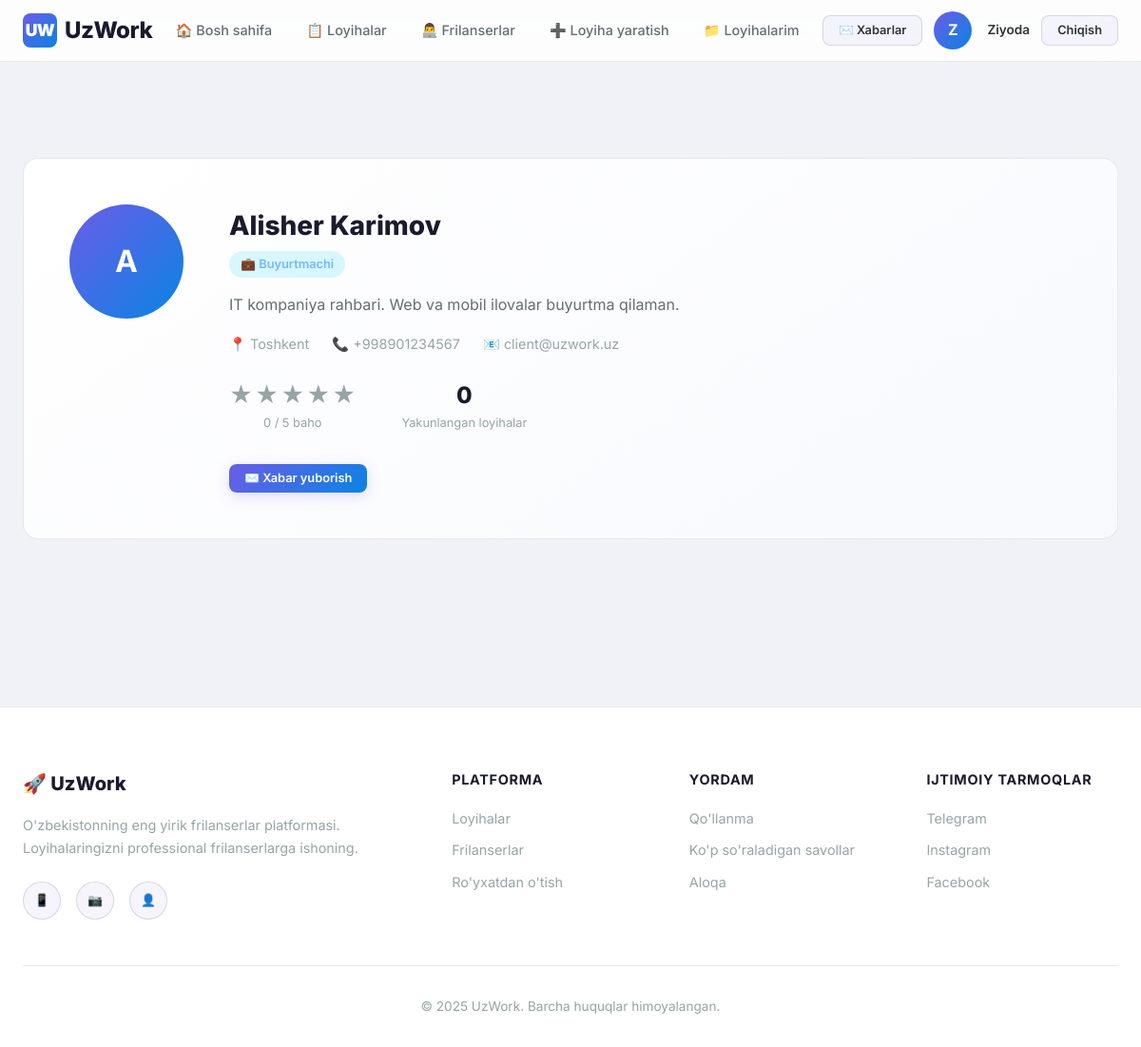
Screenshot of /accounts/profile/buyurtmachi/ (signed in) with the database file from the repository.
### accounts/models.py (models this page shows, shortened)
class User(AbstractUser):
    ROLE_CHOICES = (
        ('client', 'Buyurtmachi'),
        ('freelancer', 'Frilanser'),
        ('admin', 'Administrator'),
    )
    role = models.CharField(max_length=20, choices=ROLE_CHOICES, default='client', verbose_name="Rol")
    phone = models.CharField(max_length=20, blank=True, verbose_name="Telefon raqam")
    avatar = models.ImageField(upload_to='avatars/', blank=True, null=True, verbose_name="Profil rasmi")
    bio = models.TextField(blank=True, verbose_name="O'zi haqida")
    skills = models.CharField(max_length=500, blank=True, verbose_name="Ko'nikmalar",
                              help_text="Vergul bilan ajrating: masalan, Python, Django, JavaScript")
    location = models.CharField(max_length=100, blank=True, verbose_name="Joylashuv")
    portfolio_url = models.URLField(blank=True, verbose_name="Portfolio havolasi")
    date_joined_display = models.DateTimeField(auto_now_add=True, verbose_name="Ro'yxatdan o'tgan sana")
    class Meta:
        verbose_name = "Foydalanuvchi"
        verbose_name_plural = "Foydalanuvchilar"
    @property
    def average_rating(self):
        from reviews.models import Review
        avg = Review.objects.filter(freelancer=self).aggregate(avg=Avg('rating'))['avg']
        return round(avg, 1) if avg else 0
    @property
    def skills_list(self):
        if self.skills:
            return [s.strip() for s in self.skills.split(',') if s.strip()]
        return []
    @property
    def completed_projects_count(self):
        if self.role == 'freelancer':
            return self.assigned_projects.filter(status='completed').count()
        return self.client_projects.filter(status='completed').count()
    @property
    def is_freelancer(self):
        return self.role == 'freelancer'
    @property
    def is_client(self):
        return self.role == 'client'
    @property
    def is_admin_user(self):
        return self.role == 'admin' or self.is_superuser

### accounts/views.py (the view)
# urls.py: path('profile/<str:username>/', views.profile_view, name='profile'),
@login_required
def profile_view(request, username):
    user = get_object_or_404(User, username=username)
    reviews = Review.objects.filter(freelancer=user).select_related('reviewer', 'project')[:10]
    context = {
        'profile_user': user,
        'reviews': reviews,
    }
    return render(request, 'accounts/profile.html', context)

### templates/accounts/profile.html (shortened to what this page needs)
{% extends 'base.html' %}
{% load humanize %}
{% block content %}
<div class="page-header">
</div>
<div class="container" style="padding-bottom: var(--space-3xl);">
    <div class="profile-header">
        <div>
            {% if profile_user.avatar %}
                <img src="{{ profile_user.avatar.url }}" class="avatar avatar-xl" alt="">
            {% else %}
                <div class="avatar-placeholder avatar-xl">{{ profile_user.first_name|first|default:profile_user.username|first }}</div>
            {% endif %}
        </div>
        <div class="profile-info" style="flex:1;">
            <h1>{{ profile_user.get_full_name|default:profile_user.username }}</h1>
            <span class="profile-role {{ profile_user.role }}">
                {% if profile_user.is_freelancer %}👨‍💻 Frilanser{% elif profile_user.is_client %}💼 Buyurtmachi{% else %}⚙️ Administrator{% endif %}
            </span>
            {% if profile_user.bio %}
            <p style="color:var(--text-secondary); margin-bottom:var(--space-md);">{{ profile_user.bio }}</p>
            {% endif %}
            <div style="display:flex; gap:var(--space-lg); flex-wrap:wrap; color:var(--text-muted); font-size:0.9rem;">
                {% if profile_user.location %}
                <span>📍 {{ profile_user.location }}</span>
                {% endif %}
                {% if profile_user.phone %}
                <span>📞 {{ profile_user.phone }}</span>
                {% endif %}
                {% if profile_user.email %}
                <span>📧 {{ profile_user.email }}</span>
                {% endif %}
            </div>
            <div class="profile-stats">
                <div class="stat">
                    <div class="stat-value">
                        <span class="stars">
                            {% for i in "12345" %}
                                {% if forloop.counter <= profile_user.average_rating %}★{% else %}<span class="star-empty">★</span>{% endif %}
                            {% endfor %}
                        </span>
                    </div>
                    <div class="stat-label">{{ profile_user.average_rating }} / 5 baho</div>
                </div>
                <div class="stat">
                    <div class="stat-value">{{ profile_user.completed_projects_count }}</div>
                    <div class="stat-label">Yakunlangan loyihalar</div>
                </div>
            </div>
            <div class="mt-2 d-flex gap-1">
                {% if request.user == profile_user %}
                    <a href="{% url 'profile_edit' %}" class="btn btn-primary btn-sm">✏️ Tahrirlash</a>
                {% else %}
                    {% if request.user.is_authenticated %}
                    <a href="{% url 'chat' username=profile_user.username %}" class="btn btn-primary btn-sm">✉️ Xabar yuborish</a>
                    {% endif %}
                {% endif %}
            </div>
        </div>
    </div>
</div>
{% endblock %}

### templates/base.html (shortened to what this page needs)
{% load static %}
<!DOCTYPE html>
<html lang="uz">
<head>
    <link rel="stylesheet" href="{% static 'css/style.css' %}">
</head>
<body>
    <nav class="navbar" id="navbar">
        <div class="container">
            <a href="{% url 'home' %}" class="navbar-brand">
                <div class="logo-icon">UW</div>
                UzWork
            </a>
            <ul class="navbar-nav" id="navMenu">
                <li><a href="{% url 'home' %}" {% if request.resolver_match.url_name == 'home' %}class="active"{% endif %}>🏠 Bosh sahifa</a></li>
                <li><a href="{% url 'project_list' %}" {% if request.resolver_match.url_name == 'project_list' %}class="active"{% endif %}>📋 Loyihalar</a></li>
                <li><a href="{% url 'freelancers' %}" {% if request.resolver_match.url_name == 'freelancers' %}class="active"{% endif %}>👨‍💻 Frilanserlar</a></li>
                {% if user.is_authenticated %}
                    {% if user.is_client %}
                    <li><a href="{% url 'project_create' %}">➕ Loyiha yaratish</a></li>
                    {% endif %}
                    <li><a href="{% url 'my_projects' %}" {% if request.resolver_match.url_name == 'my_projects' %}class="active"{% endif %}>📁 Loyihalarim</a></li>
                {% endif %}
            </ul>
            <div class="navbar-actions">
                {% if user.is_authenticated %}
                    <a href="{% url 'inbox' %}" class="btn btn-secondary btn-sm nav-badge" title="Xabarlar">
                        ✉️ Xabarlar
                    </a>
                    <a href="{% url 'profile' username=user.username %}" class="d-flex align-center gap-1" style="color: var(--text-primary);">
                        {% if user.avatar %}
                            <img src="{{ user.avatar.url }}" class="avatar avatar-sm" alt="{{ user.username }}">
                        {% else %}
                            <div class="avatar-placeholder avatar-sm">{{ user.first_name|first|default:user.username|first }}</div>
                        {% endif %}
                        <span style="font-weight:600; font-size:0.85rem;">{{ user.first_name|default:user.username }}</span>
                    </a>
                    <a href="{% url 'logout' %}" class="btn btn-secondary btn-sm">Chiqish</a>
                {% else %}
                    <a href="{% url 'login' %}" class="btn btn-secondary btn-sm">Kirish</a>
                    <a href="{% url 'register' %}" class="btn btn-primary btn-sm">Ro'yxatdan o'tish</a>
                {% endif %}
            </div>
        </div>
    </nav>
    <main>
        {% block content %}{% endblock %}
    </main>
    <footer class="footer">
        <div class="container">
            <div class="footer-grid">
                <div>
                    <div class="footer-brand">🚀 UzWork</div>
                    <p class="footer-desc">
                        O'zbekistonning eng yirik frilanserlar platformasi.
                        Loyihalaringizni professional frilanserlarga ishoning.
                    </p>
                    <div style="display:flex; gap:var(--space-md); margin-top:var(--space-lg);">
                        <a href="#" class="btn btn-secondary btn-sm" style="border-radius:50%; width:40px; height:40px; padding:0;">📱</a>
                        <a href="#" class="btn btn-secondary btn-sm" style="border-radius:50%; width:40px; height:40px; padding:0;">📷</a>
                        <a href="#" class="btn btn-secondary btn-sm" style="border-radius:50%; width:40px; height:40px; padding:0;">👤</a>
                    </div>
                </div>
                <div>
                    <h4>Platforma</h4>
                    <ul class="footer-links">
                        <li><a href="{% url 'project_list' %}">Loyihalar</a></li>
                        <li><a href="{% url 'freelancers' %}">Frilanserlar</a></li>
                        <li><a href="{% url 'register' %}">Ro'yxatdan o'tish</a></li>
                    </ul>
                </div>
                <div>
                    <h4>Yordam</h4>
                    <ul class="footer-links">
                        <li><a href="#">Qo'llanma</a></li>
                        <li><a href="#">Ko'p so'raladigan savollar</a></li>
                        <li><a href="#">Aloqa</a></li>
                    </ul>
                </div>
                <div>
                    <h4>Ijtimoiy tarmoqlar</h4>
                    <ul class="footer-links">
                        <li><a href="#">Telegram</a></li>
                        <li><a href="#">Instagram</a></li>
                        <li><a href="#">Facebook</a></li>
                    </ul>
                </div>
            </div>
            <div class="footer-bottom">
                <p>© 2025 UzWork. Barcha huquqlar himoyalangan.</p>
            </div>
        </div>
    </footer>
</body>
</html>

### rows the page displays
User: first_name|first "Z", first_name "Ziyoda"
User: first_name|first "A", get_full_name "Alisher Karimov", bio "IT kompaniya rahbari. Web va mobil ilovalar buyurtma qilaman.", location "Toshkent", phone "+998901234567", email "client@uzwork.uz", average_rating "0", completed_projects_count "0"
